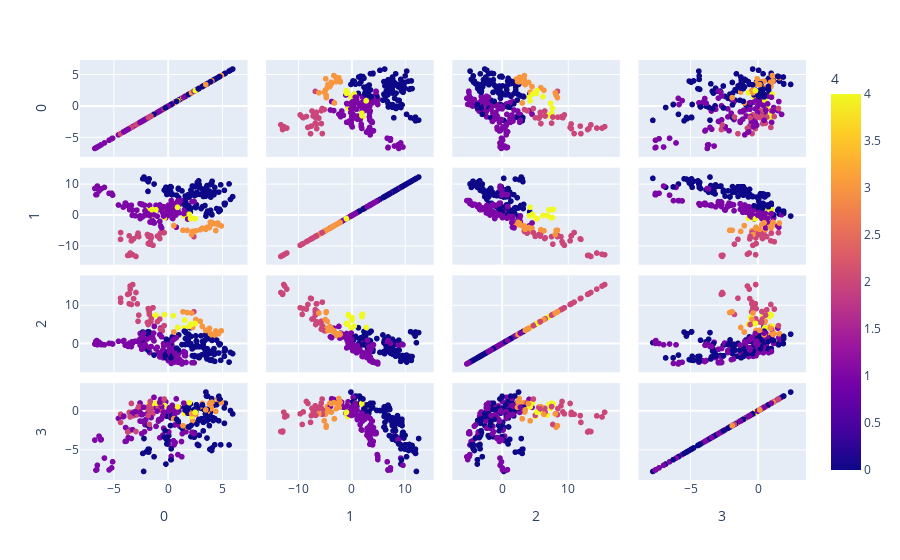

Notebook code for this chart:
### Code cell
classix_distance=Extractor.classix(group_merging_mode='distance',minPts=minPts_best_distance,radius=radius_best_distance,scale=scale_best_distance)
classix_distance.fit(X_train)
Y_pred_distance=classix_distance.predict(X_test)
df_pred_distance=pd.DataFrame(pd.concat([pd.DataFrame(X_test,columns=[0,1,2,3]),pd.DataFrame(Y_pred_distance,columns=[4])],axis=1))
fig = px.scatter_matrix(df_pred_distance,
    dimensions=[0,1,2,3],
    color=4)
fig.show()

### Figure 1 — Plotly figure (JSON) as saved in the notebook; plotly's stock layout.template omitted (floating-point values rounded to 4 significant figures; data arrays with more than 128 entries replaced by an {"elided": "..."} marker saying what was removed)
{"data": [{"dimensions": [{"axis": {"matches": true}, "label": "0", "values": {"elided": "275 float values"}}, {"axis": {"matches": true}, "label": "1", "values": {"elided": "275 float values"}}, {"axis": {"matches": true}, "label": "2", "values": {"elided": "275 float values"}}, {"axis": {"matches": true}, "label": "3", "values": {"elided": "275 float values"}}], "hovertemplate": "%{xaxis.title.text}=%{x}<br>%{yaxis.title.text}=%{y}<br>4=%{marker.color}<extra></extra>", "legendgroup": "", "marker": {"color": {"elided": "275 int values"}, "coloraxis": "coloraxis", "symbol": "circle"}, "name": "", "showlegend": false, "type": "splom"}], "layout": {"coloraxis": {"colorbar": {"title": {"text": "4"}}, "colorscale": [[0, "#0d0887"], [0.1111, "#46039f"], [0.2222, "#7201a8"], [0.3333, "#9c179e"], [0.4444, "#bd3786"], [0.5556, "#d8576b"], [0.6667, "#ed7953"], [0.7778, "#fb9f3a"], [0.8889, "#fdca26"], [1, "#f0f921"]]}, "dragmode": "select", "legend": {"tracegroupgap": 0}, "margin": {"t": 60}}}
